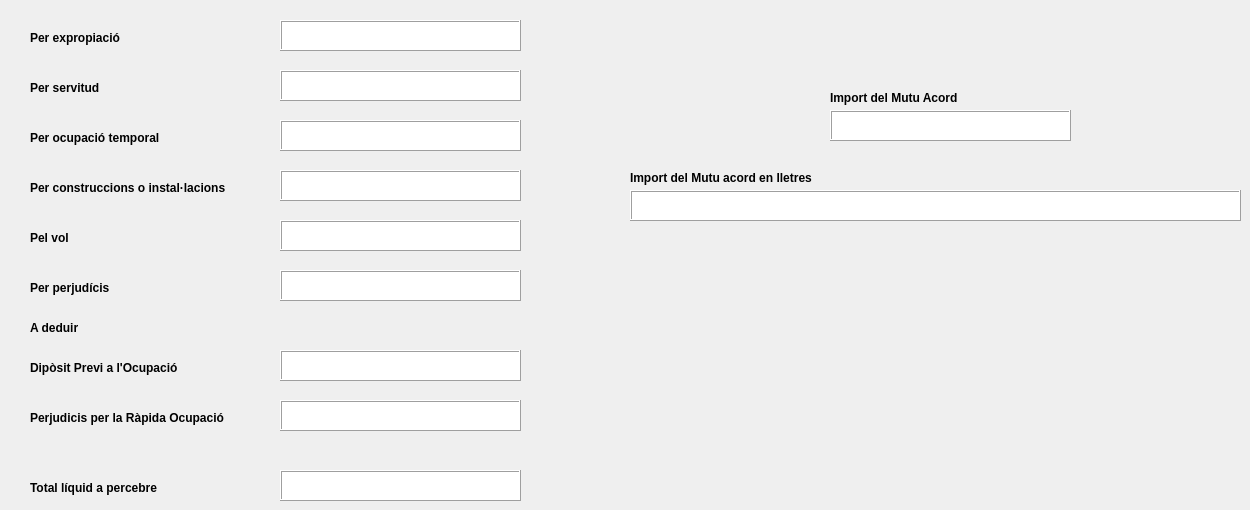
           <widget class="QWidget" name="tab_4">
            <attribute name="title">
             <string>VALORACIÓ</string>
            </attribute>
            <widget class="QTextEdit" name="import_PRO">
             <property name="geometry">
              <rect>
               <x>280</x>
               <y>400</y>
               <width>241</width>
               <height>31</height>
              </rect>
             </property>
             <property name="frameShape">
              <enum>QFrame::Box</enum>
             </property>
             <property name="frameShadow">
              <enum>QFrame::Raised</enum>
             </property>
            </widget>
            <widget class="QLabel" name="label_47">
             <property name="geometry">
              <rect>
               <x>30</x>
               <y>80</y>
               <width>181</width>
               <height>16</height>
              </rect>
             </property>
             <property name="font">
              <font>
               <weight>75</weight>
               <bold>true</bold>
              </font>
             </property>
             <property name="text">
              <string>Per servitud</string>
             </property>
            </widget>
            <widget class="QTextEdit" name="import_DPO">
             <property name="geometry">
              <rect>
               <x>280</x>
               <y>350</y>
               <width>241</width>
               <height>31</height>
              </rect>
             </property>
             <property name="frameShape">
              <enum>QFrame::Box</enum>
             </property>
             <property name="frameShadow">
              <enum>QFrame::Raised</enum>
             </property>
            </widget>
            <widget class="QTextEdit" name="import_vol">
             <property name="geometry">
              <rect>
               <x>280</x>
               <y>220</y>
               <width>241</width>
               <height>31</height>
              </rect>
             </property>
             <property name="frameShape">
              <enum>QFrame::Box</enum>
             </property>
             <property name="frameShadow">
              <enum>QFrame::Raised</enum>
             </property>
            </widget>
            <widget class="QLabel" name="label_49">
             <property name="geometry">
              <rect>
               <x>30</x>
               <y>230</y>
               <width>231</width>
               <height>16</height>
              </rect>
             </property>
             <property name="font">
              <font>
               <weight>75</weight>
               <bold>true</bold>
              </font>
             </property>
             <property name="text">
              <string>Pel vol</string>
             </property>
            </widget>
            <widget class="QTextEdit" name="import_xec_APOD">
             <property name="geometry">
              <rect>
               <x>280</x>
               <y>470</y>
               <width>241</width>
               <height>31</height>
              </rect>
             </property>
             <property name="frameShape">
              <enum>QFrame::Box</enum>
             </property>
             <property name="frameShadow">
              <enum>QFrame::Raised</enum>
             </property>
            </widget>
            <widget class="QLabel" name="label_48">
             <property name="geometry">
              <rect>
               <x>30</x>
               <y>180</y>
               <width>231</width>
               <height>16</height>
              </rect>
             </property>
             <property name="font">
              <font>
               <weight>75</weight>
               <bold>true</bold>
              </font>
             </property>
             <property name="text">
              <string>Per construccions o instal·lacions</string>
             </property>
            </widget>
            <widget class="QLabel" name="label_53">
             <property name="geometry">
              <rect>
               <x>30</x>
               <y>480</y>
               <width>231</width>
               <height>16</height>
              </rect>
             </property>
             <property name="font">
              <font>
               <weight>75</weight>
               <bold>true</bold>
              </font>
             </property>
             <property name="text">
              <string>Total líquid a percebre</string>
             </property>
            </widget>
            <widget class="QLabel" name="label_50">
             <property name="geometry">
              <rect>
               <x>30</x>
               <y>320</y>
               <width>231</width>
               <height>16</height>
              </rect>
             </property>
             <property name="font">
              <font>
               <weight>75</weight>
               <bold>true</bold>
              </font>
             </property>
             <property name="text">
              <string>A deduir</string>
             </property>
            </widget>
            <widget class="QTextEdit" name="import_serv">
             <property name="geometry">
              <rect>
               <x>280</x>
               <y>70</y>
               <width>241</width>
               <height>31</height>
              </rect>
             </property>
             <property name="frameShape">
              <enum>QFrame::Box</enum>
             </property>
             <property name="frameShadow">
              <enum>QFrame::Raised</enum>
             </property>
            </widget>
            <widget class="QLabel" name="label_52">
             <property name="geometry">
              <rect>
               <x>30</x>
               <y>410</y>
               <width>231</width>
               <height>16</height>
              </rect>
             </property>
             <property name="font">
              <font>
               <weight>75</weight>
               <bold>true</bold>
              </font>
             </property>
             <property name="text">
              <string>Perjudicis per la Ràpida Ocupació</string>
             </property>
            </widget>
            <widget class="QTextEdit" name="import_const_inst">
             <property name="geometry">
              <rect>
               <x>280</x>
               <y>170</y>
               <width>241</width>
               <height>31</height>
              </rect>
             </property>
             <property name="frameShape">
              <enum>QFrame::Box</enum>
             </property>
             <property name="frameShadow">
              <enum>QFrame::Raised</enum>
             </property>
            </widget>
            <widget class="QTextEdit" name="import_ot">
             <property name="geometry">
              <rect>
               <x>280</x>
               <y>120</y>
               <width>241</width>
               <height>31</height>
              </rect>
             </property>
             <property name="frameShape">
              <enum>QFrame::Box</enum>
             </property>
             <property name="frameShadow">
              <enum>QFrame::Raised</enum>
             </property>
            </widget>
            <widget class="QLabel" name="label_51">
             <property name="geometry">
              <rect>
               <x>30</x>
               <y>130</y>
               <width>181</width>
               <height>16</height>
              </rect>
             </property>
             <property name="font">
              <font>
               <weight>75</weight>
               <bold>true</bold>
              </font>
             </property>
             <property name="text">
              <string>Per ocupació temporal</string>
             </property>
            </widget>
            <widget class="QTextEdit" name="import_exp">
             <property name="geometry">
              <rect>
               <x>280</x>
               <y>20</y>
               <width>241</width>
               <height>31</height>
              </rect>
             </property>
             <property name="frameShape">
              <enum>QFrame::Box</enum>
             </property>
             <property name="frameShadow">
              <enum>QFrame::Raised</enum>
             </property>
            </widget>
            <widget class="QLabel" name="label_54">
             <property name="geometry">
              <rect>
               <x>30</x>
               <y>360</y>
               <width>231</width>
               <height>16</height>
              </rect>
             </property>
             <property name="font">
              <font>
               <weight>75</weight>
               <bold>true</bold>
              </font>
             </property>
             <property name="text">
              <string>Dipòsit Previ a l'Ocupació</string>
             </property>
            </widget>
            <widget class="QLabel" name="label_58">
             <property name="geometry">
              <rect>
               <x>30</x>
               <y>30</y>
               <width>121</width>
               <height>16</height>
              </rect>
             </property>
             <property name="font">
              <font>
               <weight>75</weight>
               <bold>true</bold>
              </font>
             </property>
             <property name="text">
              <string>Per expropiació</string>
             </property>
            </widget>
            <widget class="QTextEdit" name="import_JustPreu">
             <property name="geometry">
              <rect>
               <x>830</x>
               <y>110</y>
               <width>241</width>
               <height>31</height>
              </rect>
             </property>
             <property name="frameShape">
              <enum>QFrame::Box</enum>
             </property>
             <property name="frameShadow">
              <enum>QFrame::Raised</enum>
             </property>
            </widget>
            <widget class="QTextEdit" name="import_JustPreu_lletres">
             <property name="geometry">
              <rect>
               <x>630</x>
               <y>190</y>
               <width>611</width>
               <height>31</height>
              </rect>
             </property>
             <property name="frameShape">
              <enum>QFrame::Box</enum>
             </property>
             <property name="frameShadow">
              <enum>QFrame::Raised</enum>
             </property>
            </widget>
            <widget class="QLabel" name="label_43">
             <property name="geometry">
              <rect>
               <x>830</x>
               <y>90</y>
               <width>181</width>
               <height>16</height>
              </rect>
             </property>
             <property name="font">
              <font>
               <weight>75</weight>
               <bold>true</bold>
              </font>
             </property>
             <property name="text">
              <string>Import del Mutu Acord</string>
             </property>
            </widget>
            <widget class="QLabel" name="label_44">
             <property name="geometry">
              <rect>
               <x>630</x>
               <y>170</y>
               <width>221</width>
               <height>16</height>
              </rect>
             </property>
             <property name="font">
              <font>
               <weight>75</weight>
               <bold>true</bold>
              </font>
             </property>
             <property name="text">
              <string>Import del Mutu acord en lletres</string>
             </property>
            </widget>
            <widget class="QTextEdit" name="import_perj">
             <property name="geometry">
              <rect>
               <x>280</x>
               <y>270</y>
               <width>241</width>
               <height>31</height>
              </rect>
             </property>
             <property name="frameShape">
              <enum>QFrame::Box</enum>
             </property>
             <property name="frameShadow">
              <enum>QFrame::Raised</enum>
             </property>
            </widget>
            <widget class="QLabel" name="label_59">
             <property name="geometry">
              <rect>
               <x>30</x>
               <y>280</y>
               <width>231</width>
               <height>16</height>
              </rect>
             </property>
             <property name="font">
              <font>
               <weight>75</weight>
               <bold>true</bold>
              </font>
             </property>
             <property name="text">
              <string>Per perjudícis</string>
             </property>
            </widget>
           </widget>
